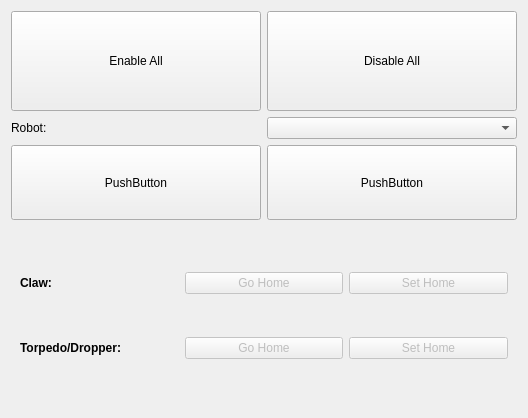
<?xml version="1.0" encoding="UTF-8"?>
<ui version="4.0">
 <class>Template</class>
 <widget class="QWidget" name="Template">
  <property name="geometry">
   <rect>
    <x>0</x>
    <y>0</y>
    <width>528</width>
    <height>418</height>
   </rect>
  </property>
  <property name="windowTitle">
   <string>Form</string>
  </property>
  <layout class="QVBoxLayout" name="verticalLayout">
   <item>
    <layout class="QHBoxLayout" name="horizontalLayout_3">
     <item>
      <widget class="QPushButton" name="enable_all_button">
       <property name="sizePolicy">
        <sizepolicy hsizetype="Minimum" vsizetype="Preferred">
         <horstretch>0</horstretch>
         <verstretch>0</verstretch>
        </sizepolicy>
       </property>
       <property name="minimumSize">
        <size>
         <width>0</width>
         <height>50</height>
        </size>
       </property>
       <property name="maximumSize">
        <size>
         <width>16777215</width>
         <height>100</height>
        </size>
       </property>
       <property name="text">
        <string>Enable All</string>
       </property>
      </widget>
     </item>
     <item>
      <widget class="QPushButton" name="disable_all_button">
       <property name="sizePolicy">
        <sizepolicy hsizetype="Minimum" vsizetype="Preferred">
         <horstretch>0</horstretch>
         <verstretch>0</verstretch>
        </sizepolicy>
       </property>
       <property name="minimumSize">
        <size>
         <width>0</width>
         <height>50</height>
        </size>
       </property>
       <property name="maximumSize">
        <size>
         <width>16777215</width>
         <height>100</height>
        </size>
       </property>
       <property name="text">
        <string>Disable All</string>
       </property>
      </widget>
     </item>
    </layout>
   </item>
   <item>
    <layout class="QVBoxLayout" name="verticalLayout_3">
     <item>
      <layout class="QHBoxLayout" name="horizontalLayout">
       <item>
        <widget class="QLabel" name="label_9">
         <property name="text">
          <string>Robot:</string>
         </property>
        </widget>
       </item>
       <item>
        <widget class="QComboBox" name="robot_select_block"/>
       </item>
      </layout>
     </item>
     <item>
      <layout class="QHBoxLayout" name="horizontalLayout_7">
       <item>
        <widget class="QPushButton" name="pushButton_2">
         <property name="sizePolicy">
          <sizepolicy hsizetype="Minimum" vsizetype="Preferred">
           <horstretch>0</horstretch>
           <verstretch>0</verstretch>
          </sizepolicy>
         </property>
         <property name="minimumSize">
          <size>
           <width>0</width>
           <height>40</height>
          </size>
         </property>
         <property name="maximumSize">
          <size>
           <width>16777215</width>
           <height>75</height>
          </size>
         </property>
         <property name="text">
          <string>PushButton</string>
         </property>
        </widget>
       </item>
       <item>
        <widget class="QPushButton" name="pushButton">
         <property name="sizePolicy">
          <sizepolicy hsizetype="Minimum" vsizetype="Preferred">
           <horstretch>0</horstretch>
           <verstretch>0</verstretch>
          </sizepolicy>
         </property>
         <property name="minimumSize">
          <size>
           <width>0</width>
           <height>40</height>
          </size>
         </property>
         <property name="maximumSize">
          <size>
           <width>16777215</width>
           <height>75</height>
          </size>
         </property>
         <property name="text">
          <string>PushButton</string>
         </property>
        </widget>
       </item>
      </layout>
     </item>
    </layout>
   </item>
   <item>
    <widget class="QWidget" name="servoMgmtGroup" native="true">
     <property name="visible">
      <bool>false</bool>
     </property>
     <property name="toolTip">
      <string/>
     </property>
     <layout class="QGridLayout" name="gridLayout_2">
      <item row="1" column="2">
       <widget class="QPushButton" name="ctrlTorpSetHome">
        <property name="enabled">
         <bool>false</bool>
        </property>
        <property name="text">
         <string>Set Home</string>
        </property>
       </widget>
      </item>
      <item row="0" column="1">
       <widget class="QPushButton" name="ctrlClawGoHome">
        <property name="enabled">
         <bool>false</bool>
        </property>
        <property name="text">
         <string>Go Home</string>
        </property>
       </widget>
      </item>
      <item row="1" column="0">
       <widget class="QLabel" name="label_8">
        <property name="styleSheet">
         <string notr="true">font-weight: bold</string>
        </property>
        <property name="text">
         <string>Torpedo/Dropper:</string>
        </property>
       </widget>
      </item>
      <item row="0" column="2">
       <widget class="QPushButton" name="ctrlClawSetHome">
        <property name="enabled">
         <bool>false</bool>
        </property>
        <property name="text">
         <string>Set Home</string>
        </property>
       </widget>
      </item>
      <item row="0" column="0">
       <widget class="QLabel" name="label_7">
        <property name="styleSheet">
         <string notr="true">font-weight: bold</string>
        </property>
        <property name="text">
         <string>Claw:</string>
        </property>
       </widget>
      </item>
      <item row="1" column="1">
       <widget class="QPushButton" name="ctrlTorpGoHome">
        <property name="enabled">
         <bool>false</bool>
        </property>
        <property name="text">
         <string>Go Home</string>
        </property>
       </widget>
      </item>
     </layout>
    </widget>
   </item>
  </layout>
 </widget>
 <resources/>
 <connections/>
</ui>
